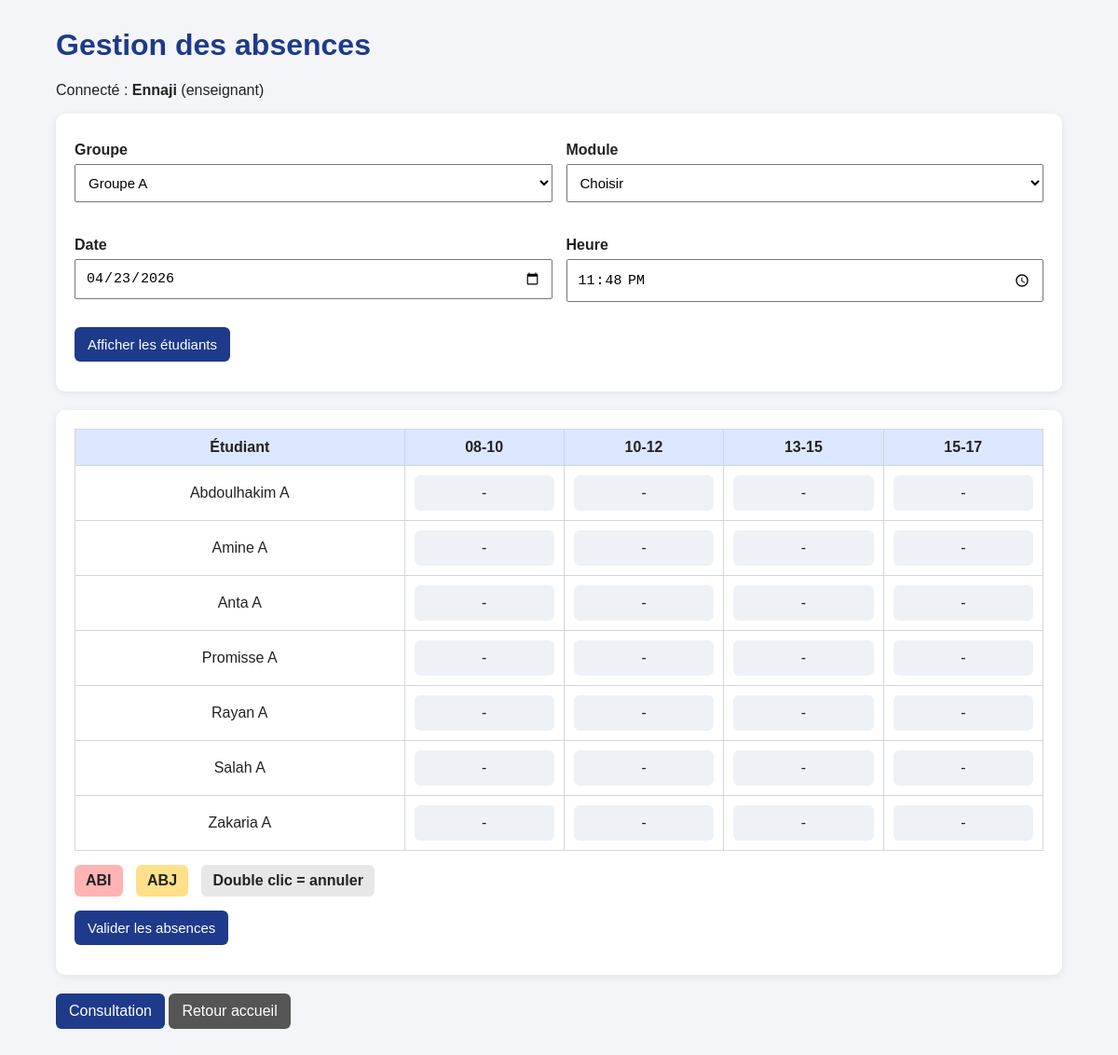
Page /absences.php?groupe=1 (signed in) on the committed database.
### tables this page shows
CREATE TABLE `etudiants` (
  `id` int(11) NOT NULL AUTO_INCREMENT,
  `nom` varchar(100) NOT NULL,
  `prenom` varchar(100) NOT NULL,
  `groupe_id` int(11) NOT NULL,
  `login` varchar(50) DEFAULT NULL,
  `motdepasse` varchar(255) DEFAULT NULL,
  PRIMARY KEY (`id`)
);

### php/fonctions.php (called while the page is built)
<?php
function proteger($texte) {
    return htmlspecialchars($texte, ENT_QUOTES, 'UTF-8');
}
?>

### absences.php (the view, shortened to what this page needs)
<?php
require_once "php/connexion_bd.php";
require_once "php/fonctions.php";
$groupes = $pdo->query("SELECT * FROM groupes")->fetchAll(PDO::FETCH_ASSOC);
$etudiants = [];
$groupeChoisi = "";
$dateChoisie = date("Y-m-d");
$heureChoisie = date("H:i");
if (isset($_GET["groupe"]) && $_GET["groupe"] != "") {
    $groupeChoisi = $_GET["groupe"];
    $dateChoisie = $_GET["date_seance"] ?? date("Y-m-d");
    $heureChoisie = $_GET["heure_seance"] ?? date("H:i");
    $sql = "SELECT * FROM etudiants WHERE groupe_id = ? ORDER BY nom, prenom";
    $stmt = $pdo->prepare($sql);
    $stmt->execute([$groupeChoisi]);
    $etudiants = $stmt->fetchAll(PDO::FETCH_ASSOC);
}
$creneaux = ["08-10", "10-12", "13-15", "15-17"];
?>
<!DOCTYPE html>
<html lang="fr">
<head>
    <link rel="stylesheet" href="css/style.css">
</head>
<body>
<div class="container">
    <h1>Gestion des absences</h1>
    <p>
        Connecté : <strong><?php echo proteger($_SESSION["user_nom"]); ?></strong>
        (<?php echo proteger($_SESSION["user_role"]); ?>)
    </p>
    <div class="card">
        <form method="get" class="form-grid">
            <div>
                <label>Groupe</label>
                <select name="groupe" required>
                    <?php foreach ($groupes as $groupe): ?>
                        <option value="<?php echo $groupe["id"]; ?>" <?php if ($groupeChoisi == $groupe["id"]) echo "selected"; ?>>
                            <?php echo proteger($groupe["nom"]); ?>
                        </option>
                    <?php endforeach; ?>
                </select>
            </div>
            <div>
                <label>Module</label>
                <select name="module" required>
                    <option value="">Choisir</option>
                </select>
            </div>
            <div>
                <label>Date</label>
                <input type="date" name="date_seance" value="<?php echo $dateChoisie; ?>" required>
            </div>
            <div>
                <label>Heure</label>
                <input type="time" name="heure_seance" value="<?php echo $heureChoisie; ?>" required>
            </div>
            <div class="full-row">
                <button type="submit">Afficher les étudiants</button>
            </div>
        </form>
    </div>
    <?php if (!empty($etudiants)): ?>
        <div class="card">
            <form method="post" action="php/sauvegarder_absences.php" id="formAbsences">
                <table>
                    <thead>
                        <tr>
                            <th>Étudiant</th>
                            <?php foreach ($creneaux as $creneau): ?>
                                <th><?php echo $creneau; ?></th>
                            <?php endforeach; ?>
                        </tr>
                    </thead>
                    <tbody>
                        <?php foreach ($etudiants as $etudiant): ?>
                            <tr>
                                <td><?php echo proteger($etudiant["nom"]) . " " . proteger($etudiant["prenom"]); ?></td>
                                <?php foreach ($creneaux as $creneau): ?>
                                    <td>
                                        <div class="case-absence"
                                             data-etudiant="<?php echo $etudiant["id"]; ?>"
                                             data-creneau="<?php echo $creneau; ?>"
                                             data-type="AUCUNE">-</div>
                                    </td>
                                <?php endforeach; ?>
                            </tr>
                        <?php endforeach; ?>
                    </tbody>
                </table>
                <div class="legend">
                    <span class="badge abi">ABI</span>
                    <span class="badge abj">ABJ</span>
                    <span class="badge neutre">Double clic = annuler</span>
                </div>
                <button type="submit">Valider les absences</button>
            </form>
        </div>
    <?php endif; ?>
    <div class="actions-bottom">
        <a class="btn" href="consultation.php">Consultation</a>
        <a class="btn secondary" href="index.php">Retour accueil</a>
    </div>
</div>
</body>
</html>

### css/style.css (style rules this page uses)
body { font-family: Arial, sans-serif; background: #f3f5f8; margin: 0; padding: 0; color: #222; }
.container { width: 90%; max-width: 1100px; margin: 30px auto; }
h1, h2 { color: #1e3a8a; }
.card { background: white; border-radius: 10px; padding: 20px; margin-bottom: 20px; box-shadow: 0 2px 8px rgba(0,0,0,0.08); }
label { display: block; margin-top: 10px; margin-bottom: 6px; font-weight: bold; }
input, select, button { padding: 10px; font-size: 15px; margin-bottom: 12px; }
input, select { width: 100%; box-sizing: border-box; }
button, .btn { background: #1e3a8a; color: white; border: none; border-radius: 6px; cursor: pointer; text-decoration: none; display: inline-block; padding: 10px 14px; }
.btn.secondary { background: #555; }
.form-grid { display: grid; grid-template-columns: repeat(2, 1fr); gap: 15px; }
.full-row { grid-column: 1 / -1; }
table { width: 100%; border-collapse: collapse; background: white; }
th, td { border: 1px solid #d2d6dc; padding: 10px; text-align: center; }
th { background: #dbe7ff; }
.case-absence { background: #eef2f7; padding: 10px; border-radius: 6px; cursor: pointer; user-select: none; }
.legend { margin: 15px 0; }
.badge { display: inline-block; padding: 8px 12px; border-radius: 6px; margin-right: 10px; font-weight: bold; }
.badge.abi { background: #ffb3b3; }
.badge.abj { background: #ffe08a; }
.badge.neutre { background: #e7e7e7; }
.actions-bottom { margin-top: 20px; }

### rows in the picture
etudiants: nom "Abdoulhakim", prenom "A"
etudiants: nom "Amine", prenom "A"
etudiants: nom "Anta", prenom "A"
etudiants: nom "Promisse", prenom "A"
etudiants: nom "Rayan", prenom "A"
etudiants: nom "Salah", prenom "A"
etudiants: nom "Zakaria", prenom "A"

### other values in the picture
proteger($_SESSION["user_nom"]) "Ennaji"
proteger($_SESSION["user_role"]) "enseignant"
$creneau "08-10"
$creneau "10-12"
$creneau "13-15"
$creneau "15-17"
form field groupe "Groupe A"
